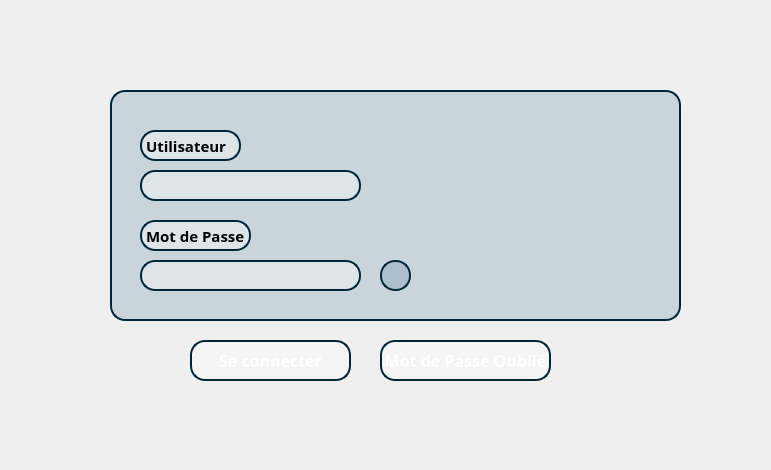
<?xml version="1.0" encoding="UTF-8"?>
<ui version="4.0">
 <class>login</class>
 <widget class="QDialog" name="login">
  <property name="geometry">
   <rect>
    <x>0</x>
    <y>0</y>
    <width>771</width>
    <height>470</height>
   </rect>
  </property>
  <property name="windowTitle">
   <string>Tayarni - Login</string>
  </property>
  <property name="styleSheet">
   <string notr="true"/>
  </property>
  <widget class="QPushButton" name="pushButton_LoginL">
   <property name="geometry">
    <rect>
     <x>190</x>
     <y>340</y>
     <width>161</width>
     <height>41</height>
    </rect>
   </property>
   <property name="font">
    <font>
     <family>Sitka</family>
     <pointsize>12</pointsize>
     <weight>75</weight>
     <italic>false</italic>
     <bold>true</bold>
    </font>
   </property>
   <property name="styleSheet">
    <string notr="true">QPushButton {
color: white;
border-radius: 15px;
border: 2px solid rgb(1, 38, 56);
background-color: rgba(255, 255, 255,100);
}
QPushButton:hover {
background-color: qlineargradient(spread:pad, x1:0, y1:0, x2:0, y2:1, stop:0 rgb(167, 218, 239), stop:1 rgb(47, 109, 139));
}</string>
   </property>
   <property name="text">
    <string>Se connecter</string>
   </property>
  </widget>
  <widget class="QGroupBox" name="LoginInfoUser">
   <property name="geometry">
    <rect>
     <x>110</x>
     <y>90</y>
     <width>571</width>
     <height>231</height>
    </rect>
   </property>
   <property name="styleSheet">
    <string notr="true">QGroupBox{
border-radius: 15px;
border: 2px solid rgb(1, 38, 56);
background-color: rgba(47, 109, 139,50);
}
QPushButton {
border-radius: 15px;
border: 2px solid rgb(1, 38, 56);
background-color: rgba(47, 109, 139,50);
}
</string>
   </property>
   <property name="title">
    <string/>
   </property>
   <widget class="QLineEdit" name="lineEdit_PasswordL">
    <property name="geometry">
     <rect>
      <x>30</x>
      <y>170</y>
      <width>221</width>
      <height>31</height>
     </rect>
    </property>
    <property name="styleSheet">
     <string notr="true">QLineEdit {
border-radius: 15px;
border: 2px solid rgb(1, 38, 56);
background-color: rgba(255, 255, 255,100);
}
QLineEdit:hover {
	background-color: qlineargradient(spread:pad, x1:0, y1:0, x2:0, y2:1, stop:0 rgb(167, 218, 239), stop:1 rgba(47, 109, 139,50));
}</string>
    </property>
    <property name="echoMode">
     <enum>QLineEdit::Password</enum>
    </property>
   </widget>
   <widget class="QLineEdit" name="lineEdit_UsernameL">
    <property name="geometry">
     <rect>
      <x>30</x>
      <y>80</y>
      <width>221</width>
      <height>31</height>
     </rect>
    </property>
    <property name="styleSheet">
     <string notr="true">QLineEdit {
border-radius: 15px;
border: 2px solid rgb(1, 38, 56);
background-color: rgba(255, 255, 255,100);
}
QLineEdit:hover {
	background-color: qlineargradient(spread:pad, x1:0, y1:0, x2:0, y2:1, stop:0 rgb(167, 218, 239), stop:1 rgba(47, 109, 139,50));
}</string>
    </property>
   </widget>
   <widget class="QLabel" name="label_UsernameL">
    <property name="geometry">
     <rect>
      <x>30</x>
      <y>40</y>
      <width>101</width>
      <height>31</height>
     </rect>
    </property>
    <property name="font">
     <font>
      <family>Sitka</family>
      <pointsize>11</pointsize>
      <weight>75</weight>
      <italic>false</italic>
      <bold>true</bold>
      <kerning>true</kerning>
     </font>
    </property>
    <property name="styleSheet">
     <string notr="true">border-radius: 15px;
border: 2px solid rgb(1, 38, 56);
background-color: rgba(255, 255, 255,100);</string>
    </property>
    <property name="text">
     <string>Utilisateur</string>
    </property>
   </widget>
   <widget class="QLabel" name="label_PasswordL">
    <property name="geometry">
     <rect>
      <x>30</x>
      <y>130</y>
      <width>111</width>
      <height>31</height>
     </rect>
    </property>
    <property name="font">
     <font>
      <family>Sitka</family>
      <pointsize>11</pointsize>
      <weight>75</weight>
      <italic>false</italic>
      <bold>true</bold>
     </font>
    </property>
    <property name="styleSheet">
     <string notr="true">border-radius: 15px;
border: 2px solid rgb(1, 38, 56);
background-color: rgba(255, 255, 255,100);</string>
    </property>
    <property name="text">
     <string>Mot de Passe</string>
    </property>
   </widget>
   <widget class="QLabel" name="label_gif">
    <property name="geometry">
     <rect>
      <x>310</x>
      <y>10</y>
      <width>251</width>
      <height>211</height>
     </rect>
    </property>
    <property name="styleSheet">
     <string notr="true">
border-radius: 20px;
</string>
    </property>
    <property name="text">
     <string/>
    </property>
   </widget>
   <widget class="QPushButton" name="showpassword">
    <property name="enabled">
     <bool>true</bool>
    </property>
    <property name="geometry">
     <rect>
      <x>270</x>
      <y>170</y>
      <width>31</width>
      <height>31</height>
     </rect>
    </property>
    <property name="styleSheet">
     <string notr="true">QPushButton {
image: url(:/eye.png);

}
QPushButton {
border-radius: 15px;
border: 2px solid rgb(1, 38, 56);
background-color: rgba(47, 109, 139,50);
}
</string>
    </property>
    <property name="text">
     <string/>
    </property>
   </widget>
  </widget>
  <widget class="QLabel" name="label">
   <property name="geometry">
    <rect>
     <x>520</x>
     <y>290</y>
     <width>181</width>
     <height>161</height>
    </rect>
   </property>
   <property name="styleSheet">
    <string notr="true">image: url(:/tayarni.png);</string>
   </property>
   <property name="text">
    <string/>
   </property>
  </widget>
  <widget class="QPushButton" name="oublier">
   <property name="geometry">
    <rect>
     <x>380</x>
     <y>340</y>
     <width>171</width>
     <height>41</height>
    </rect>
   </property>
   <property name="font">
    <font>
     <family>Sitka</family>
     <pointsize>12</pointsize>
     <weight>75</weight>
     <italic>false</italic>
     <bold>true</bold>
    </font>
   </property>
   <property name="styleSheet">
    <string notr="true">QPushButton {
color: white;
border-radius: 15px;
border: 2px solid rgb(1, 38, 56);
background-color: rgba(255, 255, 255,100);
}
QPushButton:hover {
background-color: qlineargradient(spread:pad, x1:0, y1:0, x2:0, y2:1, stop:0 rgb(167, 218, 239), stop:1 rgb(47, 109, 139));
}</string>
   </property>
   <property name="text">
    <string>Mot de Passe Oublié</string>
   </property>
  </widget>
 </widget>
 <resources/>
 <connections/>
</ui>
